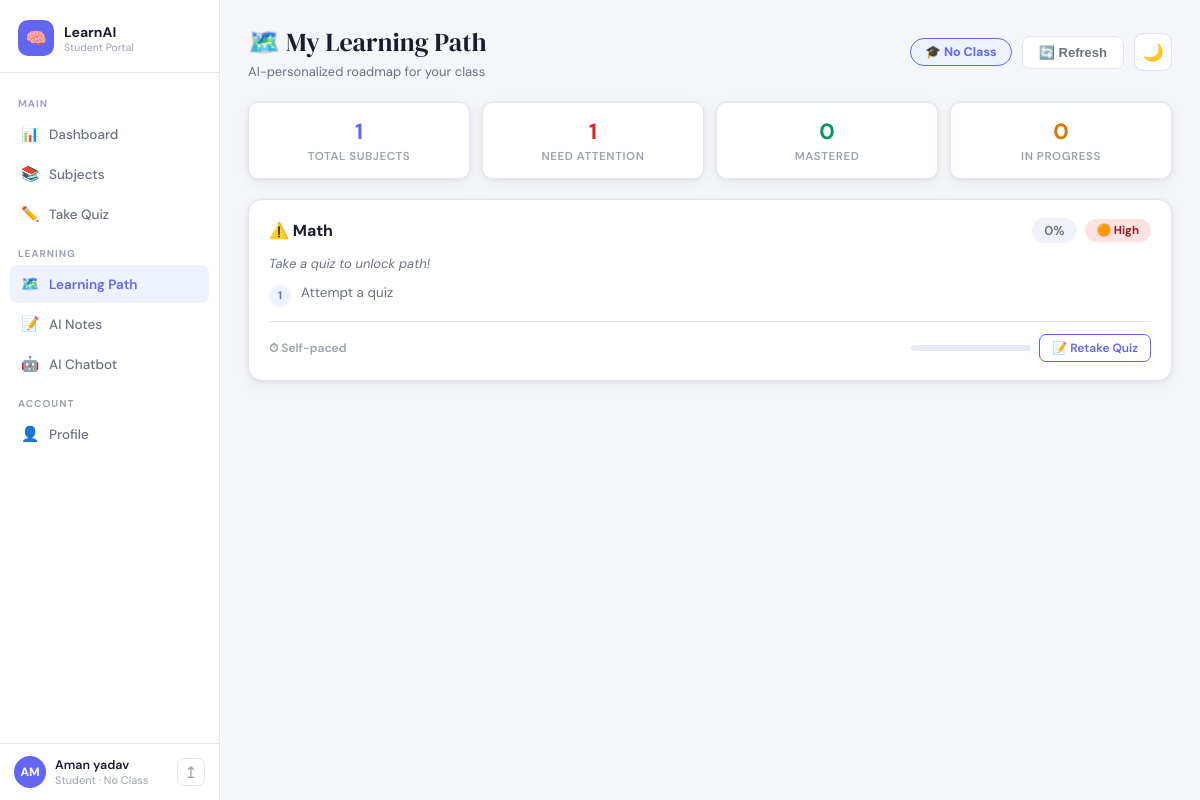
/student/path (signed in), run on the app's committed database.
### database/models.py (models this page shows)
class User(UserMixin, db.Model):
    __tablename__ = 'users'
    id            = db.Column(db.Integer, primary_key=True)
    name          = db.Column(db.String(100), nullable=False)
    email         = db.Column(db.String(120), unique=True, nullable=False)
    password_hash = db.Column(db.String(200), nullable=False)
    role          = db.Column(db.String(10), nullable=False, default='student')
    subject       = db.Column(db.String(100))
    class_level   = db.Column(db.String(20), nullable=True)  # e.g. "Class 5", "Class 10"
    points        = db.Column(db.Integer, default=0)
    level         = db.Column(db.String(20), default='Beginner')
    firebase_uid  = db.Column(db.String(200), nullable=True)   # ✅ FIXED: Google login ke liye
    created_at    = db.Column(db.DateTime, default=datetime.utcnow)
    quiz_results  = db.relationship('QuizResult', backref='user', lazy=True)
    chat_messages = db.relationship('ChatMessage', backref='user', lazy=True)
    notes         = db.relationship('Note', backref='user', lazy=True)

### app.py (the view)
@student_bp.route('/path')
def path():
    results   = get_user_quiz_results(current_user.id)
    scores    = analyze_skills(results) if results else {}
    class_lvl = getattr(current_user, 'class_level', None) or 'Class 8'
    ai_path = generate_learning_path_ai(scores, class_level=class_lvl)
    path_row = LearningPath.query.filter_by(user_id=current_user.id).first()
    if path_row:
        path_row.path_data  = json.dumps(ai_path)
        path_row.updated_at = __import__('datetime').datetime.utcnow()
    else:
        db.session.add(LearningPath(user_id=current_user.id, path_data=json.dumps(ai_path)))
    db.session.commit()
    return render_template('student/student_path.html', user=current_user,
        path=ai_path, class_level=class_lvl)

### app.py (called while the page is built)
@login_manager.user_loader
def load_user(user_id):
    return User.query.get(int(user_id))

def get_user_quiz_results(user_id):
    results = QuizResult.query.filter_by(user_id=user_id).all()
    return [{'subject': r.subject, 'score': r.score,
             'total': r.total, 'percentage': r.percentage,
             'taken_at': r.taken_at} for r in results]

@student_bp.before_request
def student_auth():
    if not current_user.is_authenticated:
        return redirect(url_for('login'))
    if current_user.role != 'student':
        return redirect(url_for('teacher.dashboard'))

### genai_api.py (called while the page is built, shortened)
def generate_learning_path_ai(scores, class_level="Class 8"):
    if not scores: return _default_starter_path(class_level)

def _default_starter_path(class_level):
    return [{"subject": "Math", "score": 0, "priority": "high", "status": "Take a quiz to unlock path!", "steps": ["Attempt a quiz"], "completed": False}]

### templates/student/student_path.html (shortened to what this page needs)
<!DOCTYPE html>
<html lang="en" data-theme="light">
<head>
</head>
<body>
<aside class="sidebar">
  <div class="logo"><div class="logo-icon">🧠</div><div><div class="logo-name">LearnAI</div><div class="logo-tag">Student Portal</div></div></div>
  <nav class="nav">
    <div class="ns">Main</div>
    <a href="/student/dashboard" class="na"><span class="ni">📊</span> Dashboard</a>
    <a href="/student/subjects" class="na"><span class="ni">📚</span> Subjects</a>
    <a href="/student/quiz/General" class="na"><span class="ni">✏️</span> Take Quiz</a>
    <div class="ns">Learning</div>
    <a href="/student/path" class="na on"><span class="ni">🗺️</span> Learning Path</a>
    <a href="/student/notes" class="na"><span class="ni">📝</span> AI Notes</a>
    <a href="/student/chatbot" class="na"><span class="ni">🤖</span> AI Chatbot</a>
    <div class="ns">Account</div>
    <a href="/student/profile" class="na"><span class="ni">👤</span> Profile</a>
  </nav>
  <div class="sfoot">
    <div class="uav">{{ (user.name or 'U')[0:2]|upper }}</div>
    <div><div class="unm">{{ user.name }}</div><div class="url">Student &middot; {{ user.class_level or 'No Class' }}</div></div>
    <a href="/logout" class="lb">&#x21A5;</a>
  </div>
</aside>
<main class="main">
  <div class="topbar">
    <div>
      <div class="page-title">🗺️ My Learning Path</div>
      <div class="page-sub">AI-personalized roadmap for {{ user.class_level or 'your class' }}</div>
    </div>
    <div style="display:flex;align-items:center;gap:10px">
      <span class="class-badge">🎓 {{ user.class_level or 'No Class' }}</span>
      <button class="refresh-btn" onclick="refreshPath()">🔄 Refresh</button>
      <button class="tt" id="themeBtn" onclick="toggleTheme()">🌙</button>
    </div>
  </div>
  {% if not path %}
  <div class="card">
    <div class="empty-state">
      <div class="empty-icon">📊</div>
      <div class="empty-title">Take a Quiz to Generate Your Path!</div>
      <div class="empty-sub">
        Your AI learning path is personalized based on your quiz scores.<br>
        Take at least one quiz to unlock your customized roadmap.
      </div>
      <a href="/student/quiz/General" class="empty-btn">✏️ Take Your First Quiz</a>
    </div>
  </div>
  {% else %}
  {% set total = path|length %}
  {% set high_pri = path|selectattr('priority', 'in', ['critical', 'high'])|list|length %}
  {% set mastered = path|selectattr('priority', 'equalto', 'mastered')|list|length %}
  <div class="stats-row">
    <div class="stat-card">
      <div class="stat-val" style="color:var(--primary)">{{ total }}</div>
      <div class="stat-lbl">Total Subjects</div>
    </div>
    <div class="stat-card">
      <div class="stat-val" style="color:var(--danger)">{{ high_pri }}</div>
      <div class="stat-lbl">Need Attention</div>
    </div>
    <div class="stat-card">
      <div class="stat-val" style="color:var(--success)">{{ mastered }}</div>
      <div class="stat-lbl">Mastered</div>
    </div>
    <div class="stat-card">
      <div class="stat-val" style="color:var(--warning)">{{ total - high_pri - mastered }}</div>
      <div class="stat-lbl">In Progress</div>
    </div>
  </div>
  <div class="path-grid">
    {% for item in path %}
    {% set priority = item.priority|lower %}
    {% set score = item.score|int %}
    <div class="pcard">
      <div class="pcard-top">
        <div class="pcard-subject">
          {% if priority == 'mastered' %}🏆{% elif priority == 'critical' %}🚨{% elif priority == 'high' %}⚠️{% elif priority == 'medium' %}📚{% else %}✅{% endif %}
          {{ item.subject }}
        </div>
        <div style="display:flex;gap:8px;align-items:center">
          <div class="pcard-score">{{ score }}%</div>
          <div class="pri-badge pri-{{ priority }}">
            {% if priority == 'critical' %}🔴 Critical{% elif priority == 'high' %}🟠 High{% elif priority == 'medium' %}🟡 Medium{% elif priority == 'low' %}🟢 Low{% else %}⭐ Mastered{% endif %}
          </div>
        </div>
      </div>
      {% if item.status %}
      <div class="pcard-status">{{ item.status }}</div>
      {% endif %}
      <ul class="steps-list">
        {% for step in item.steps %}
        <li class="step-item">
          <div class="step-num">{{ loop.index }}</div>
          <span>{{ step }}</span>
        </li>
        {% endfor %}
      </ul>
      <div class="pcard-footer">
        <span class="time-est">⏱ {{ item.time_estimate or 'Self-paced' }}</span>
        <div style="display:flex;align-items:center;gap:8px;flex:1;justify-content:flex-end">
          <div class="score-bar">
          </div>
          <a href="/student/quiz/{{ item.subject }}" style="font-size:12px;font-weight:600;color:var(--primary);text-decoration:none;padding:5px 12px;border:1px solid var(--primary);border-radius:7px;transition:.15s" onmouseover="this.style.background='var(--primary-bg)'" onmouseout="this.style.background='transparent'">📝 Retake Quiz</a>
        </div>
      </div>
    </div>
    {% endfor %}
  </div>
  {% endif %}
</main>
</body></html>

### data on the page
User: name "AM", name "Aman yadav", class_level "No Class", class_level "your class"

### other printed values
{{ total }} "1"
{{ high_pri }} "1"
{{ mastered }} "0"
{{ total - high_pri - mastered }} "0"
{{ item.subject }} "Math"
{{ score }} "0"
{{ item.status }} "Take a quiz to unlock path!"
{{ step }} "Attempt a quiz"
{{ item.time_estimate or 'Self-paced' }} "Self-paced"
